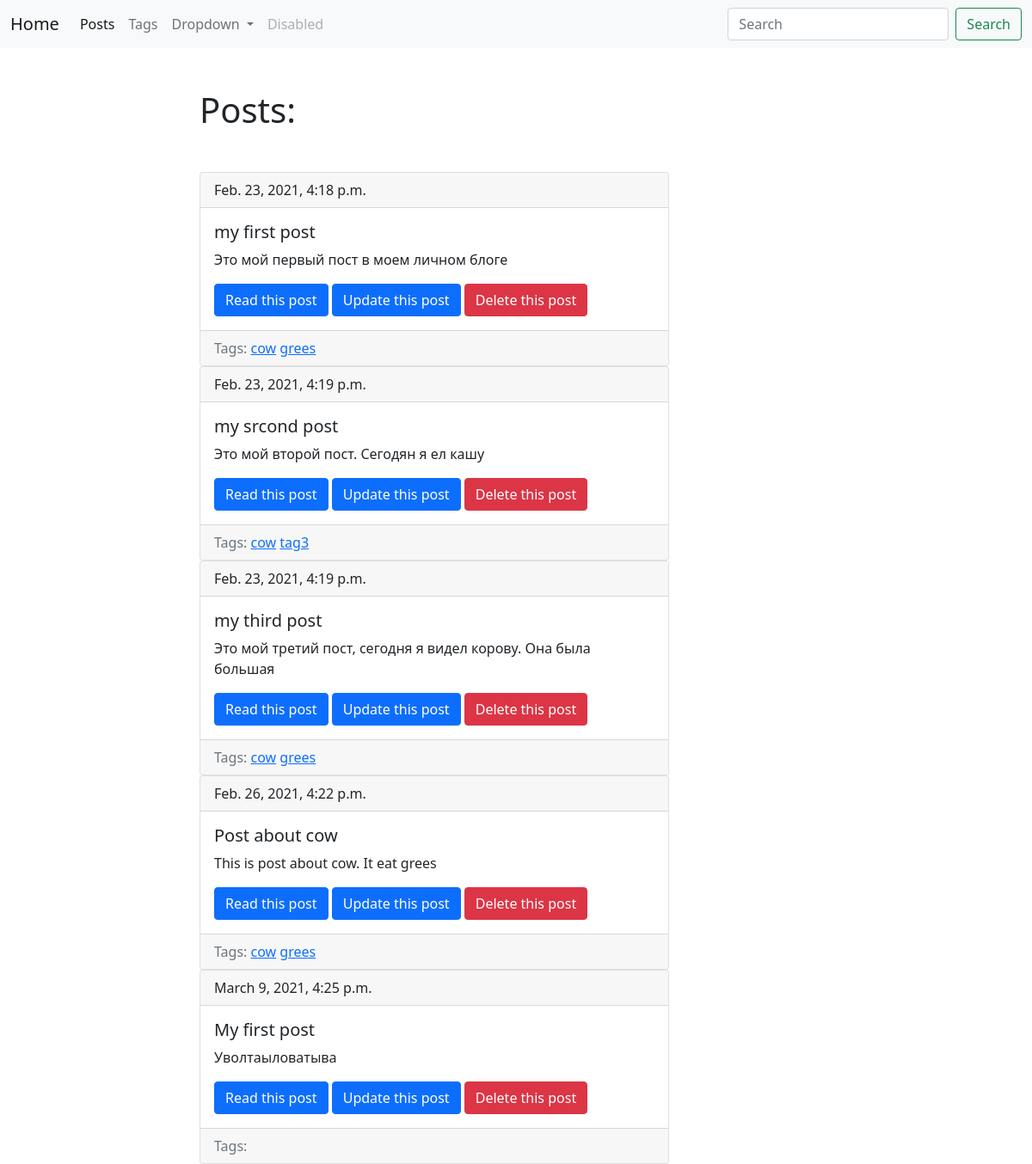
Screenshot of /blog/ with the database file from the repository.
### blog/models.py (models this page shows, shortened)
class Post(models.Model):
    title=models.CharField(max_length=150,db_index=True)
    slug=models.SlugField(max_length=150,unique=True,blank=True)
    body=models.TextField(blank=True,db_index=True)
    tags=models.ManyToManyField('Tag',blank=True,related_name='posts')
    date_pub=models.DateTimeField(auto_now_add=True)
    def get_absolute_url(self):
        return reverse('post_detail_url',kwargs={'slug':self.slug})

class Tag(models.Model):
    title=models.CharField(max_length=50,db_index=True)
    slug=models.SlugField(max_length=50,unique=True)
    def get_absolute_url(self):
        return reverse('tag_detail_url',kwargs={'slug':self.slug})

### blog/views.py (the view)
# urls.py: path('',posts_list,name='posts_list_url'),
def posts_list(request):
    posts=Post.objects.all()
    search_query=request.GET.get('search','')
    if search_query:
        posts=Post.objects.filter(Q(title__icontains=search_query) | Q(body__icontains=search_query))
    else:
        posts=Post.objects.all()
    return render(request,'blog/index.html', context={'posts':posts})

### blog/templates/blog/index.html (shortened to what this page needs)
{% extends 'blog/base_blog.html' %}
{%block content%}
<h1 class="mb-5">Posts:</h1>
    {% for post in posts %}
{% include 'blog/includes/card_template.html' %}
    {% endfor %}
{% endblock %}

### blog/templates/blog/includes/card_template.html
<div class="card">
  <div class="card-header">
      {{post.date_pub}}
  </div>
  <div class="card-body">
    <h5 class="card-title">{{post.title}}</h5>
    <p class="card-text">{{post.body}}</p>
    <a href="{{post.get_absolute_url}}" class="btn btn-primary">Read this post</a>
      <a href="{% url 'post_update_url' slug=post.slug%}" class="btn btn-primary">Update this post</a>
      <a href="{% url 'post_delete_url' slug=post.slug%}" class="btn btn-danger">Delete this post</a>
  </div>
    <div class="card-footer text-muted">
        Tags:
        {% for tag in post.tags.all %}
        <a href="{{tag.get_absolute_url}}">{{tag.title}}</a>
        {% endfor %}
    </div>
</div>

### rows the page displays
Post: date_pub "Feb. 23, 2021, 4:18 p.m.", title "my first post", body "Это мой первый пост в моем личном блоге"
Tag: title "cow"
Tag: title "grees"
Post: date_pub "Feb. 23, 2021, 4:19 p.m.", title "my srcond post", body "Это мой второй пост. Сегодян я ел кашу"
Tag: title "tag3"
Post: date_pub "Feb. 23, 2021, 4:19 p.m.", title "my third post", body "Это мой третий пост, сегодня я видел корову. Она была большая"
Post: date_pub "Feb. 26, 2021, 4:22 p.m.", title "Post about cow", body "This is post about cow. It eat grees"
Post: date_pub "March 9, 2021, 4:25 p.m.", title "My first post", body "Уволтаыловатыва"
